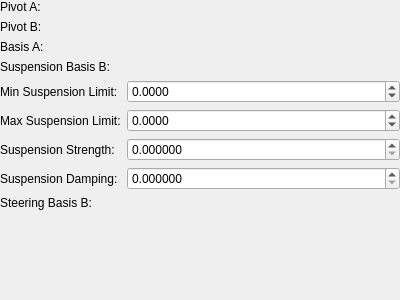
<?xml version="1.0" encoding="UTF-8"?>
<ui version="4.0">
 <class>Wheel</class>
 <widget class="QWidget" name="Wheel">
  <property name="geometry">
   <rect>
    <x>0</x>
    <y>0</y>
    <width>400</width>
    <height>300</height>
   </rect>
  </property>
  <property name="windowTitle">
   <string>Form</string>
  </property>
  <layout class="QFormLayout" name="formLayout">
   <property name="fieldGrowthPolicy">
    <enum>QFormLayout::AllNonFixedFieldsGrow</enum>
   </property>
   <property name="leftMargin">
    <number>0</number>
   </property>
   <property name="topMargin">
    <number>0</number>
   </property>
   <property name="rightMargin">
    <number>0</number>
   </property>
   <property name="bottomMargin">
    <number>0</number>
   </property>
   <item row="0" column="0">
    <widget class="QLabel" name="label">
     <property name="sizePolicy">
      <sizepolicy hsizetype="Fixed" vsizetype="Preferred">
       <horstretch>0</horstretch>
       <verstretch>0</verstretch>
      </sizepolicy>
     </property>
     <property name="text">
      <string>Pivot A:</string>
     </property>
    </widget>
   </item>
   <item row="0" column="1">
    <widget class="Vec3Setter" name="widgetPivotA" native="true"/>
   </item>
   <item row="1" column="0">
    <widget class="QLabel" name="label_2">
     <property name="sizePolicy">
      <sizepolicy hsizetype="Fixed" vsizetype="Preferred">
       <horstretch>0</horstretch>
       <verstretch>0</verstretch>
      </sizepolicy>
     </property>
     <property name="text">
      <string>Pivot B:</string>
     </property>
    </widget>
   </item>
   <item row="1" column="1">
    <widget class="Vec3Setter" name="widgetPivotB" native="true"/>
   </item>
   <item row="2" column="0">
    <widget class="QLabel" name="label_3">
     <property name="sizePolicy">
      <sizepolicy hsizetype="Fixed" vsizetype="Preferred">
       <horstretch>0</horstretch>
       <verstretch>0</verstretch>
      </sizepolicy>
     </property>
     <property name="text">
      <string>Basis A:</string>
     </property>
    </widget>
   </item>
   <item row="2" column="1">
    <widget class="RotationSetter" name="widgetBasisA" native="true"/>
   </item>
   <item row="3" column="0">
    <widget class="QLabel" name="label_4">
     <property name="sizePolicy">
      <sizepolicy hsizetype="Fixed" vsizetype="Preferred">
       <horstretch>0</horstretch>
       <verstretch>0</verstretch>
      </sizepolicy>
     </property>
     <property name="text">
      <string>Suspension Basis B:</string>
     </property>
    </widget>
   </item>
   <item row="3" column="1">
    <widget class="RotationSetter" name="widgetBasisB" native="true"/>
   </item>
   <item row="4" column="0">
    <widget class="QLabel" name="label_8">
     <property name="text">
      <string>Min Suspension Limit:</string>
     </property>
    </widget>
   </item>
   <item row="4" column="1">
    <widget class="QDoubleSpinBox" name="spinBoxMin">
     <property name="decimals">
      <number>4</number>
     </property>
     <property name="minimum">
      <double>-9999.000000000000000</double>
     </property>
     <property name="maximum">
      <double>9999.000000000000000</double>
     </property>
    </widget>
   </item>
   <item row="5" column="0">
    <widget class="QLabel" name="label_7">
     <property name="text">
      <string>Max Suspension Limit:</string>
     </property>
    </widget>
   </item>
   <item row="5" column="1">
    <widget class="QDoubleSpinBox" name="spinBoxMax">
     <property name="decimals">
      <number>4</number>
     </property>
     <property name="minimum">
      <double>-9999.000000000000000</double>
     </property>
     <property name="maximum">
      <double>9999.000000000000000</double>
     </property>
    </widget>
   </item>
   <item row="6" column="0">
    <widget class="QLabel" name="label_9">
     <property name="text">
      <string>Suspension Strength:</string>
     </property>
    </widget>
   </item>
   <item row="6" column="1">
    <widget class="QDoubleSpinBox" name="spinBoxStrength">
     <property name="decimals">
      <number>6</number>
     </property>
     <property name="maximum">
      <double>1.000000000000000</double>
     </property>
     <property name="singleStep">
      <double>0.010000000000000</double>
     </property>
    </widget>
   </item>
   <item row="7" column="0">
    <widget class="QLabel" name="label_10">
     <property name="text">
      <string>Suspension Damping:</string>
     </property>
    </widget>
   </item>
   <item row="7" column="1">
    <widget class="QDoubleSpinBox" name="spinBoxDamping">
     <property name="decimals">
      <number>6</number>
     </property>
     <property name="maximum">
      <double>1.000000000000000</double>
     </property>
     <property name="singleStep">
      <double>0.010000000000000</double>
     </property>
    </widget>
   </item>
   <item row="8" column="0">
    <widget class="QLabel" name="label_6">
     <property name="text">
      <string>Steering Basis B:</string>
     </property>
    </widget>
   </item>
   <item row="8" column="1">
    <widget class="RotationSetter" name="widgetSteeringBasisB" native="true"/>
   </item>
  </layout>
 </widget>
 <customwidgets>
  <customwidget>
   <class>Vec3Setter</class>
   <extends>QWidget</extends>
   <header>vec3setter.h</header>
   <container>1</container>
  </customwidget>
  <customwidget>
   <class>RotationSetter</class>
   <extends>QWidget</extends>
   <header>rotationsetter.h</header>
   <container>1</container>
  </customwidget>
 </customwidgets>
 <resources/>
 <connections/>
</ui>
